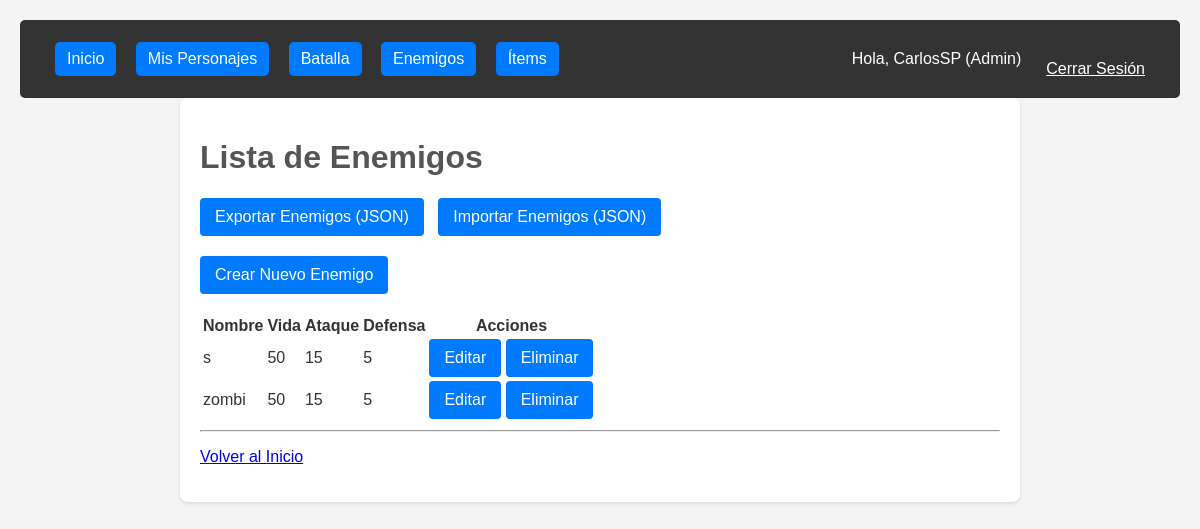
/characters/enemies/ (signed in), run on the app's committed database.
### users/models.py (models this page shows, shortened)
class CustomUser(AbstractUser):
    is_admin = models.BooleanField(default=False)

### characters/models.py (models this page shows, shortened)
class Enemy(models.Model):
    name = models.CharField(max_length=100, unique=True, validators=[alphabetic_validator])
    health = models.IntegerField(default=50, validators=[MinValueValidator(0)])
    attack = models.IntegerField(default=15, validators=[MinValueValidator(0)])
    defense = models.IntegerField(default=5, validators=[MinValueValidator(0)])
    class Meta:
        ordering = ['name']

### characters/views.py (the view)
# urls.py: path('enemies/', views.EnemyListView.as_view(), name='enemy_list'),
class EnemyListView(LoginRequiredMixin, ListView):
    model = Enemy
    template_name = 'characters/enemy_list.html'
    context_object_name = 'enemies'
    def get_queryset(self):
        return Enemy.objects.all()

### DjangoProject/templates/characters/enemy_list.html (shortened to what this page needs)
{% extends 'base.html' %}
{% block content %}
    <h1>Lista de Enemigos</h1>
    {% if user.is_staff %}
        <div style="margin-bottom: 20px;">
            <a href="{% url 'characters:enemy_export' %}" class="btn btn-success">
                 Exportar Enemigos (JSON)
            </a>
            <a href="{% url 'characters:enemy_import' %}" class="btn btn-info" style="margin-left: 10px;">
                 Importar Enemigos (JSON)
            </a>
        </div>
    {% endif %}
    <p><a href="{% url 'characters:enemy_create' %}" class="btn btn-primary">Crear Nuevo Enemigo</a></p>
    {% if enemies %}
        <table class="table" style="margin-top: 20px;">
            <thead>
                <tr>
                    <th>Nombre</th>
                    <th>Vida</th>
                    <th>Ataque</th>
                    <th>Defensa</th>
                    <th>Acciones</th>
                </tr>
            </thead>
            <tbody>
                {% for enemy in enemies %}
                    <tr>
                        <td>{{ enemy.name }}</td>
                        <td>{{ enemy.health }}</td>
                        <td>{{ enemy.attack }}</td>
                        <td>{{ enemy.defense }}</td>
                        <td>
                            <a href="{% url 'characters:enemy_update' enemy.pk %}" class="btn btn-sm btn-warning">Editar</a>
                            <a href="{% url 'characters:enemy_delete' enemy.pk %}" class="btn btn-sm btn-danger">Eliminar</a>
                        </td>
                    </tr>
                {% endfor %}
            </tbody>
        </table>
    {% else %}
        <p>No hay enemigos disponibles.</p>
    {% endif %}
    <hr>
    <p><a href="{% url 'home' %}">Volver al Inicio</a></p>
{% endblock %}

### DjangoProject/templates/base.html (shortened to what this page needs)
<!DOCTYPE html>
<html lang="es">
<head>
</head>
<body>
     <div class="navbar">
        <div>
            <a href="{% url 'home' %}">Inicio</a>
            {% if user.is_authenticated %}
                <a href="{% url 'characters:character_list' %}">Mis Personajes</a>
                <a href="{% url 'battle:battle_home' %}">Batalla</a>
                {% if user %}
                    <a href="{% url 'characters:enemy_list' %}">Enemigos</a>
                    <a href="{% url 'characters:item_list' %}">Ítems </a>
                {% endif %}
            {% endif %}
        </div>
        <div class="auth-info">
            {% if user.is_authenticated %}
                <span>Hola, {{ user.username }}{% if user.is_staff %} (Admin){% endif %}</span>
                <form action="{% url 'logout' %}" method="post" style="display:inline;">
                    <button type="submit" style="background:none; border:none; color:white; cursor:pointer; font:inherit; text-decoration:underline;">Cerrar Sesión</button>
                </form>
            {% else %}
                <a href="{% url 'login' %}">Iniciar Sesión</a>
                <a href="{% url 'users:register' %}">Registrarse</a>
            {% endif %}
        </div>
    </div>
    <div class="container">
        {% block content %}
        {% endblock %}
    </div>
</body>
</html>

### DjangoProject/templates/base.html (style rules this page uses)
body { font-family: Arial, sans-serif; margin: 20px; background-color: #f4f4f4; color: #333; }
.container { max-width: 800px; margin: 0 auto; background-color: #fff; padding: 20px; border-radius: 8px; box-shadow: 0 2px 4px rgba(0,0,0,0.1); }
.navbar { background-color: #333; color: white; padding: 10px 20px; display: flex; justify-content: space-between; align-items: center; border-radius: 5px; }
.navbar a { color: white; text-decoration: none; margin-left: 15px; padding: 8px 12px; background-color: #007bff; border-radius: 5px; transition: background-color 0.3s ease; display: inline-block; white-space: nowrap; }
.auth-info { display: flex; align-items: center; }
.auth-info span { margin-right: 10px; }
h1, h2 { color: #555; }
form { margin-top: 20px; }
form button[type="submit"], .btn { background-color: #007bff; color: white; padding: 10px 15px; border: none; border-radius: 4px; cursor: pointer; text-decoration: none; display: inline-block; }

### data on the page
CustomUser: username "CarlosSP"
Enemy: name "s", health "50", attack "15", defense "5"
Enemy: name "zombi", health "50", attack "15", defense "5"
